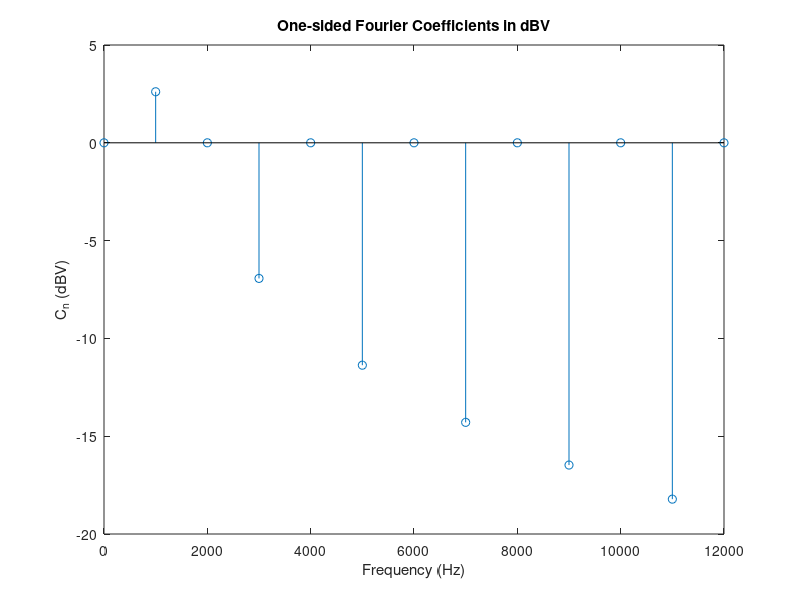

Source code (MATLAB):
clear
clc

x = [0.00E+00
1.00E+03
2.00E+03
3.00E+03
4.00E+03
5.00E+03
6.00E+03
7.00E+03
8.00E+03
9.00E+03
1.00E+04
1.10E+04
1.20E+04];

y = [0
2.61
0
-6.933
0
-11.37
0
-14.292
0
-16.475
0
-18.218
0];

stem(x,y) 
title('One-sided Fourier Coefficients in dBV') 
xlabel ('Frequency (Hz)') 
ylabel('C_n (dBV)')